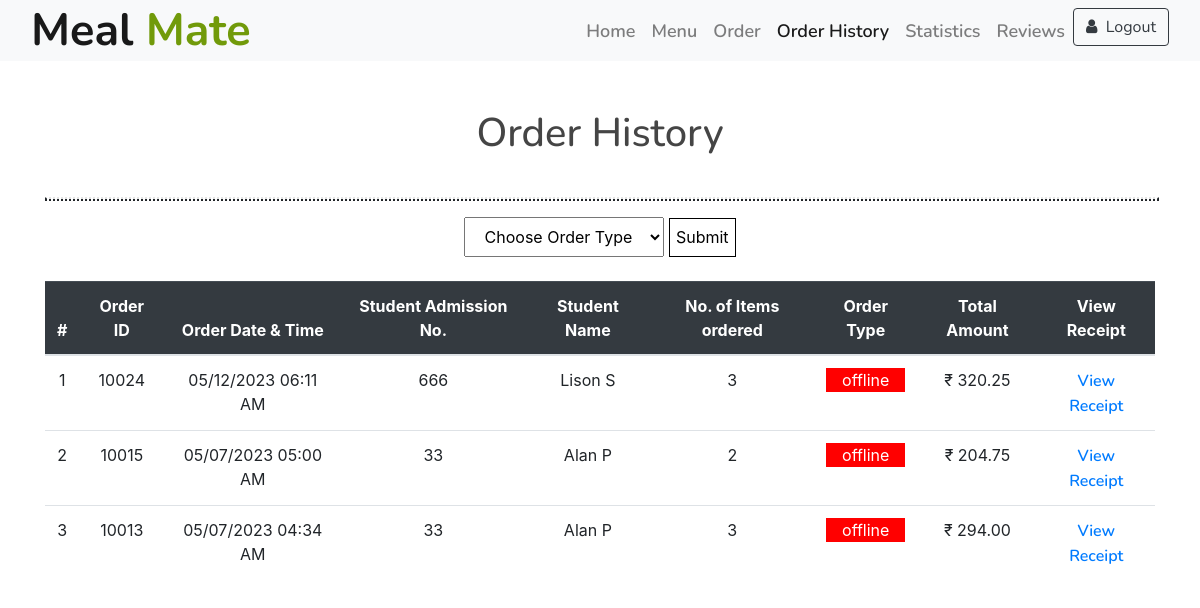
/order_history_staff/, run on an earlier commit of the app's database.
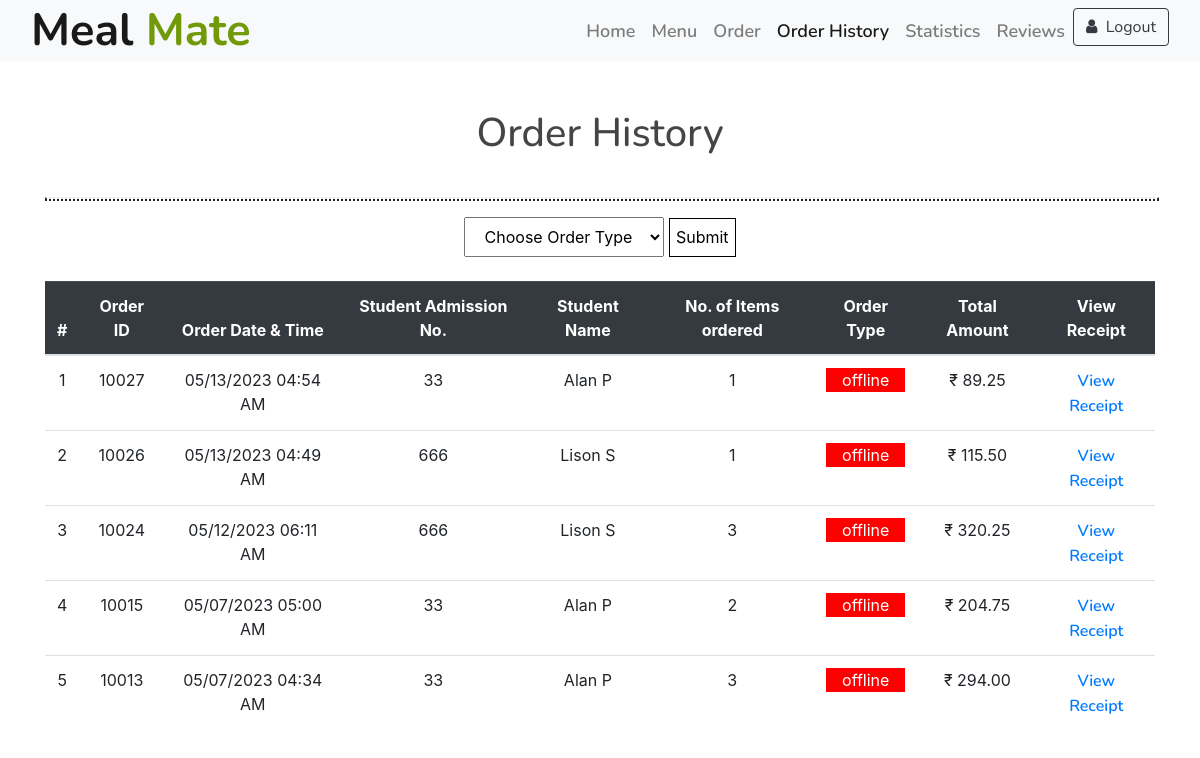
And on a later commit of the database.
### accounts/models.py (models this page shows, shortened)
class Order(models.Model):
    orderid = models.AutoField(primary_key=True)
    studentid = models.ForeignKey(Student, on_delete=models.CASCADE)
    order_time = models.DateTimeField()
    ORDER_MODE_CHOICES = [('online', 'Online'), ('offline', 'Offline')]
    order_mode = models.CharField(max_length=7, choices=ORDER_MODE_CHOICES)
    item1 = models.ForeignKey(MenuItem, on_delete=models.CASCADE, related_name='orders_item1', null=True, blank=True)
    item2 = models.ForeignKey(MenuItem, on_delete=models.CASCADE, related_name='orders_item2', null=True, blank=True)
    item3 = models.ForeignKey(MenuItem, on_delete=models.CASCADE, related_name='orders_item3', null=True, blank=True)
    item4 = models.ForeignKey(MenuItem, on_delete=models.CASCADE, related_name='orders_item4', null=True, blank=True)
    item5 = models.ForeignKey(MenuItem, on_delete=models.CASCADE, related_name='orders_item5', null=True, blank=True)
    total_amount = models.DecimalField(max_digits=6, decimal_places=2)

### staff/views.py (the view)
# urls.py: path('order_history_staff/', views.order_history_staff, name='order_history_staff'),
def order_history_staff(request):
    order_type = request.POST.get('order_type') # get the order type from query parameter
    if order_type == '1':
        orders = Order.objects.filter(order_mode='online').order_by('-order_time')
    elif order_type == '2':
        orders = Order.objects.filter(order_mode='offline').order_by('-order_time')
    elif order_type == '3':
        orders = Order.objects.all().order_by('-order_time')
    else:
        orders = Order.objects.filter(order_mode='offline').order_by('-order_time')
    for order in orders:
        student = Student.objects.get(pk=order.studentid_id )
        order.student_name = student.first_name + ' ' + student.last_name
        items = [order.item1, order.item2, order.item3, order.item4, order.item5]
        order.num_items = sum(1 for item in items if item is not None)
    context = {
        'orders': orders,
        'order_type': order_type,
    }
    return render(request, 'order_history_staff.html', context)

### templates/order_history_staff.html (shortened to what the changed rows need)
{%load static%}
<!DOCTYPE html>
<html lang="en">
<head>
  <link href="https://cdn.jsdelivr.net/npm/bootstrap-icons@1.5.0/font/bootstrap-icons.css" rel="stylesheet">
  <link href="https://stackpath.bootstrapcdn.com/bootstrap/4.4.1/css/bootstrap.min.css" rel="stylesheet">
  <link href="https://cdnjs.cloudflare.com/ajax/libs/font-awesome/5.10.0/css/all.min.css" rel="stylesheet">
  <link href="{% static 'lib/animate/animate.min.css'%}" rel="stylesheet">
  <link href="{% static 'lib/owlcarousel/assets/owl.carousel.min.css'%}" rel="stylesheet">
  <link href="{% static 'lib/flaticon/font/flaticon.css'%}" rel="stylesheet">
  <link href="{% static 'lib/tempusdominus/css/tempusdominus-bootstrap-4.min.css'%}" rel="stylesheet" />
  <link href="{% static 'css/style.css'%}" rel="stylesheet">
  <link rel="stylesheet" type="text/css"
    href="https://stackpath.bootstrapcdn.com/bootstrap/4.3.1/css/bootstrap.min.css">
  <link rel="stylesheet" href="https://stackpath.bootstrapcdn.com/font-awesome/4.7.0/css/font-awesome.min.css">
</head>
<body>
  <div class="container py-5">
    <div class="row">
      <div class="col-lg-10 mx-auto col-12 text-center mb-3">
        <h1 class="mt-0 text-black">Order History</h1>
      </div>
    </div>
    <table class="table">
      <br>
        <thead class="table-dark">
            <tr>
                <th class="text-center">#</th>
                <th class="text-center">Order ID</th>
                <th class="text-center">Order Date & Time</th>
                <th class="text-center">Student Admission No.</th>
                <th class="text-center">Student Name</th>
                <th class="text-center">No. of Items ordered</th>
                <th class="text-center">Order Type</th>
                <th class="text-center">Total Amount</th>
                <th class="text-center">View Receipt</th>
            </tr>
        </thead>
        <tbody>
            {% for order in orders %}
            <tr>
                <td class="text-center">{{ forloop.counter }}</td>
                <td class="text-center">{{ order.orderid }}</td>
                <td class="text-center">{{ order.order_time|date:"m/d/Y h:i A" }}</td>
                <td class="text-center">{{ order.studentid_id }}</td>
                <td class="text-center">{{ order.student_name}}</td>
                <td class="text-center">{{ order.num_items }}</td>
                <td class="text-center">
                  {% if order.order_mode == 'online' %}
                  <div style="background-color: green; color: white;">{{ order.order_mode }}</div>
                  {% elif order.order_mode == 'offline' %}
                  <div style="background-color: red; color: white;">{{ order.order_mode }}</div>
                  {% endif %}
              </td>
                <td class="text-center">₹ {{ order.total_amount }}</td>
                <td class="text-center">
                      {% if order.order_mode == 'offline' %}
                  <a href="{% url 'receipt_staff' order.orderid %}" target="_blank">View Receipt</a>
              {% else %}
                  <a href="{% url 'receipt' order.orderid %}" target="_blank">View Receipt</a>
              {% endif %}</td>
            </tr>
            {% endfor %}
        </tbody>
    </table>
  </div>
</body>
</html>

What changed in the data, as far as the page shows it:
added Order: orderid "10027", order_time "05/13/2023 04:54 AM", studentid_id "33", student_name "Alan P", num_items "1", order_mode "offline", total_amount "89.25", shows "View Receipt"
added Order: orderid "10026", order_time "05/13/2023 04:49 AM", studentid_id "666", student_name "Lison S", num_items "1", order_mode "offline", total_amount "115.50", shows "View Receipt"
